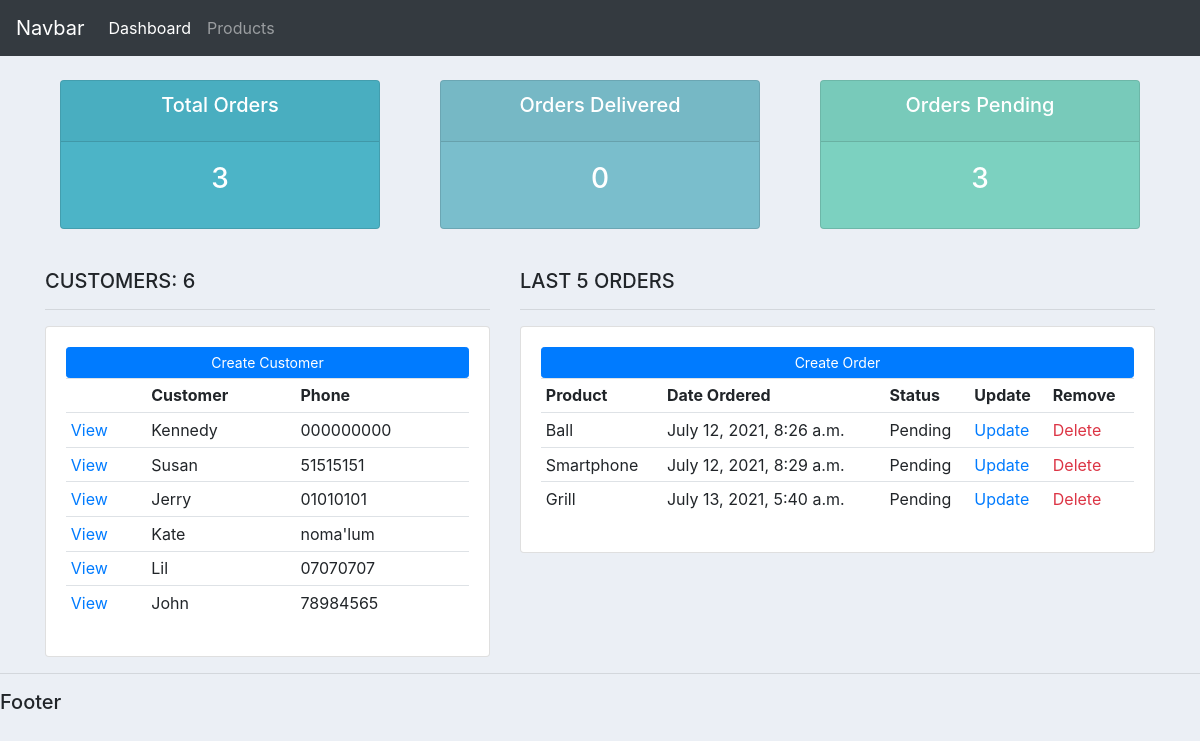
The page / on the database its author committed.
### accounts/models.py (models this page shows, shortened)
class Customer(models.Model):
    name = models.CharField(max_length=200, null=True)
    phone = models.CharField(max_length=200, null=True)
    email = models.CharField(max_length=200, null=True)
    date_created = models.DateTimeField(auto_now_add=True, null=True)

class Order(models.Model):
    STATUS = (
        ('Pending', 'Pending'),
        ('Out for delivery', 'Out for delivery'),
        ('Delivered', 'Delivered'),
    )
    customer = models.ForeignKey(Customer,null=True, on_delete=models.SET_NULL)
    product = models.ForeignKey(Product,null=True, on_delete=models.SET_NULL)
    date_created = models.DateTimeField(auto_now_add=True, null=True)
    status = models.CharField(max_length=200, null=True, choices=STATUS)

class Product(models.Model):
    CATEGORY = (
        ('In door', 'In door'),
        ('Out door', 'Out door'),
        ('Both', 'Both')
    )
    name = models.CharField(max_length=200, null=True)
    price = models.FloatField(null=True)
    category = models.CharField(max_length=200, null=True, choices=CATEGORY)
    description = models.CharField(max_length=200, null=True)
    date_created = models.DateTimeField(auto_now_add=True, null=True)
    tags = models.ManyToManyField(Tag)
    def __str__(self):
        return self.name

### accounts/views.py (the view)
# urls.py: path('',home, name='home'),
def home(request):
    orders = Order.objects.all()
    customers = Customer.objects.all()
    total_customers = customers.count()
    total_orders = orders.count()
    delivered = orders.filter(status='Delivered').count()
    pending = orders.filter(status='Pending').count()
    context = {
        'orders': orders, 'customers': customers, 'total_customers': total_customers, 'total_orders': total_orders, 'delivered': delivered, 'pending': pending
    }
    return render(request, 'accounts/dashboard.html', context)

### accounts/templates/accounts/dashboard.html
{% extends 'accounts/base.html' %}
{% block content %}
    {% include 'accounts/status.html' %}
    <br>
    <div class="row">
        <div class="col-md-5">
            <h5>CUSTOMERS: {{ total_customers }}</h5>
            <hr>
            <div class="card card-body">
                <a class="btn btn-primary  btn-sm btn-block" href="">Create Customer</a>
                <table class="table table-sm">
                    <tr>
                        <th></th>
                        <th>Customer</th>
                        <th>Phone</th>
                    </tr>
                    {% for customer in customers %}
                        <tr>
                            <td><a href="{% url 'customers' customer.id %}">View</a></td>
                            <td>{{ customer.name }}</td>
                            <td>{{ customer.phone }}</td>
                        </tr>
                    {% endfor %}
                </table>
            </div>
        </div>
        <div class="col-md-7">
            <h5>LAST 5 ORDERS</h5>
            <hr>
            <div class="card card-body">
                <a class="btn btn-primary  btn-sm btn-block" href="">Create Order</a>
                <table class="table table-sm">
                    <tr>
                        <th>Product</th>
                        <th>Date Ordered</th>
                        <th>Status</th>
                        <th>Update</th>
                        <th>Remove</th>
                    </tr>
                    {% for order in orders %}
                        <tr>
                            <td>{{ order.product }}</td>
                            <td>{{ order.date_created }}</td>
                            <td>{{ order.status }}</td>
                            <td><a href="{% url 'update_order' order.id %}" class="text-primary">Update</a></td>
                            <td><a href="{% url 'delete_order' order.id %}" class="text-danger">Delete</a></td>
                        </tr>
                    {% endfor %}
                </table>
            </div>
        </div>
    </div>
{% endblock %}

### accounts/templates/accounts/base.html (shortened to what this page needs)
{% load static %}
<!DOCTYPE html>
<html lang="en">
<head>
    <link rel="stylesheet" href="https://maxcdn.bootstrapcdn.com/bootstrap/4.0.0/css/bootstrap.min.css">
    <link rel="stylesheet" href="{% static 'css/main.css' %}">
</head>
<body>
    {% include 'accounts/navbar.html' %}
    <div class="container">
        {% block content %}
        {% endblock %}
    </div>
    <hr>
    <h5>Footer</h5>
</body>
</html>

### accounts/templates/accounts/navbar.html (shortened to what this page needs)
{% load static %}
<nav class="navbar navbar-expand-lg navbar-dark bg-dark">
    <a class="navbar-brand" href="#">Navbar</a>
    <div class="collapse navbar-collapse" id="navbarNav">
      <ul class="navbar-nav">
        <li class="nav-item active">
          <a class="nav-link" href="{% url 'home' %}">Dashboard</a>
        </li>
        <li class="nav-item">
          <a class="nav-link" href="{% url 'products' %}">Products</a>
        </li>
      </ul>
    </div>
  </nav>

### accounts/templates/accounts/status.html
<br>
<div class="row">
	<div class="col">
		<div class="col-md">
			<div class="card text-center text-white  mb-3" id="total-orders">
			  	<div class="card-header">
			  		<h5 class="card-title">Total Orders</h5>
			  	</div>
			  	<div class="card-body">
			    	<h3 class="card-title">{{ total_orders }}</h3>
			  	</div>
			</div>
		</div>
	</div>
	<div class="col">
		<div class="col-md">
			<div class="card text-center text-white  mb-3" id="orders-delivered">
			  	<div class="card-header">
			  		<h5 class="card-title">Orders Delivered</h5>
			  	</div>
			  	<div class="card-body">
			    	<h3 class="card-title">{{ delivered }}</h3>
			  	</div>
			</div>
		</div>
	</div>
	<div class="col">
		<div class="col-md">
			<div class="card text-center text-white  mb-3" id="orders-pending">
			  	<div class="card-header">
			  		<h5 class="card-title">Orders Pending</h5>
			  	</div>
			  	<div class="card-body">
			    	<h3 class="card-title">{{ pending }}</h3>
			  	</div>
			</div>
		</div>
	</div>
</div>

### static/css/main.css (style rules this page uses)
body { background-color: #ebeff5; }
#total-orders { background-color: #4cb4c7; }
#orders-delivered { background-color: #7abecc; }
#orders-pending { background-color: #7CD1C0; }

### rows shown on the page
Customer: name "Kennedy", phone "000000000"
Customer: name "Susan", phone "51515151"
Customer: name "Jerry", phone "01010101"
Customer: name "Kate", phone "noma'lum"
Customer: name "Lil", phone "07070707"
Customer: name "John", phone "78984565"
Order: product "Ball", date_created "July 12, 2021, 8:26 a.m.", status "Pending"
Order: product "Smartphone", date_created "July 12, 2021, 8:29 a.m.", status "Pending"
Order: product "Grill", date_created "July 13, 2021, 5:40 a.m.", status "Pending"

### other values the page prints
{{ total_orders }} "3"
{{ delivered }} "0"
{{ pending }} "3"
{{ total_customers }} "6"
